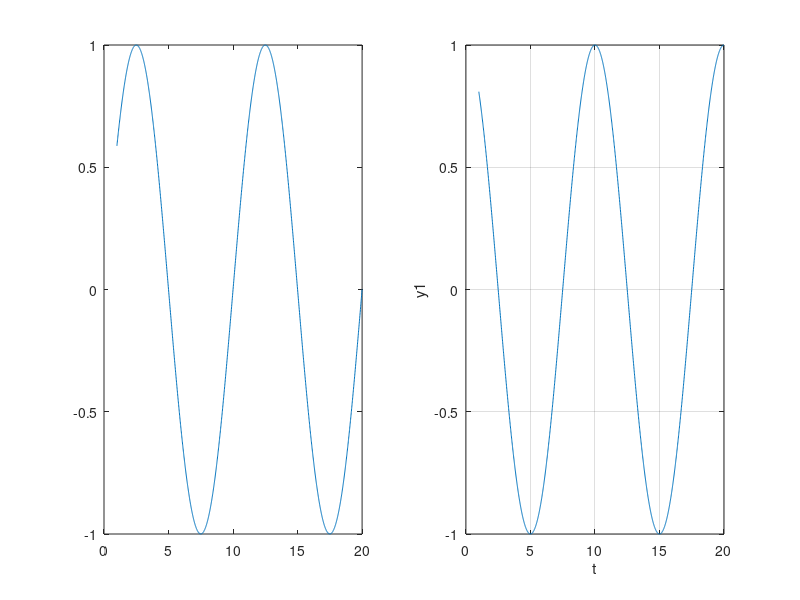

The MATLAB script that drew this image:
clc;
close all;
clear;
t=1:0.01:20;
y1=sin(2*pi*t/10);
y2=cos(2*pi*t/10);
subplot(1,2,1);
plot(t,y1);
subplot(1,2,2);
plot(t,y2);
grid on;
xlabel('t');
ylabel('y1');
